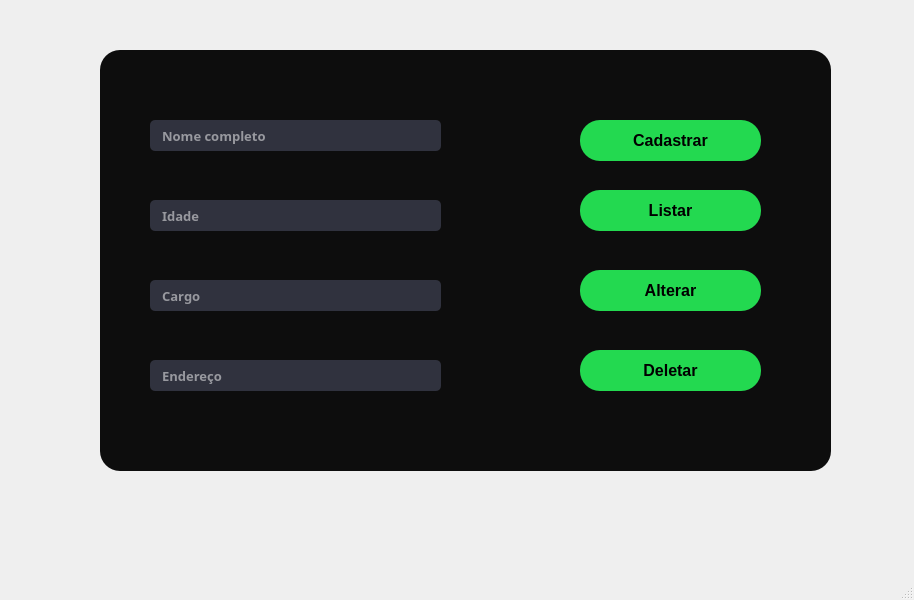
<?xml version="1.0" encoding="UTF-8"?>
<ui version="4.0">
 <class>MainWindow</class>
 <widget class="QMainWindow" name="MainWindow">
  <property name="geometry">
   <rect>
    <x>0</x>
    <y>0</y>
    <width>914</width>
    <height>600</height>
   </rect>
  </property>
  <property name="font">
   <font>
    <family>Arial Black</family>
    <pointsize>10</pointsize>
    <weight>50</weight>
    <bold>false</bold>
   </font>
  </property>
  <property name="windowTitle">
   <string>MainWindow</string>
  </property>
  <widget class="QWidget" name="centralwidget">
   <widget class="QWidget" name="widget" native="true">
    <property name="geometry">
     <rect>
      <x>100</x>
      <y>50</y>
      <width>731</width>
      <height>421</height>
     </rect>
    </property>
    <property name="styleSheet">
     <string notr="true">border-radius: 20px;
background-color: rgb(13, 13, 13);</string>
    </property>
    <widget class="QLineEdit" name="lineEdit">
     <property name="geometry">
      <rect>
       <x>50</x>
       <y>70</y>
       <width>291</width>
       <height>31</height>
      </rect>
     </property>
     <property name="font">
      <font>
       <family>Arial Black</family>
       <pointsize>10</pointsize>
       <weight>75</weight>
       <bold>true</bold>
      </font>
     </property>
     <property name="styleSheet">
      <string notr="true">background-color: rgb(48, 50, 62);
border-radius: 5px;
color: rgb(255, 255, 255);</string>
     </property>
     <property name="placeholderText">
      <string>   Nome completo</string>
     </property>
    </widget>
    <widget class="QLineEdit" name="lineEdit_2">
     <property name="geometry">
      <rect>
       <x>50</x>
       <y>150</y>
       <width>291</width>
       <height>31</height>
      </rect>
     </property>
     <property name="font">
      <font>
       <family>Arial Black</family>
       <pointsize>10</pointsize>
       <weight>75</weight>
       <bold>true</bold>
      </font>
     </property>
     <property name="styleSheet">
      <string notr="true">background-color: rgb(48, 50, 62);
border-radius: 5px;
color: rgb(255, 255, 255);</string>
     </property>
     <property name="placeholderText">
      <string>   Idade</string>
     </property>
    </widget>
    <widget class="QLineEdit" name="lineEdit_3">
     <property name="geometry">
      <rect>
       <x>50</x>
       <y>230</y>
       <width>291</width>
       <height>31</height>
      </rect>
     </property>
     <property name="font">
      <font>
       <family>Arial Black</family>
       <pointsize>10</pointsize>
       <weight>75</weight>
       <bold>true</bold>
      </font>
     </property>
     <property name="styleSheet">
      <string notr="true">background-color: rgb(48, 50, 62);
border-radius: 5px;
color: rgb(255, 255, 255);</string>
     </property>
     <property name="placeholderText">
      <string>   Cargo</string>
     </property>
    </widget>
    <widget class="QLineEdit" name="lineEdit_4">
     <property name="geometry">
      <rect>
       <x>50</x>
       <y>310</y>
       <width>291</width>
       <height>31</height>
      </rect>
     </property>
     <property name="font">
      <font>
       <family>Arial Black</family>
       <pointsize>10</pointsize>
       <weight>75</weight>
       <bold>true</bold>
      </font>
     </property>
     <property name="styleSheet">
      <string notr="true">background-color: rgb(48, 50, 62);
border-radius: 5px;
color: rgb(255, 255, 255);</string>
     </property>
     <property name="placeholderText">
      <string>   Endereço</string>
     </property>
    </widget>
    <widget class="QLabel" name="label">
     <property name="geometry">
      <rect>
       <x>290</x>
       <y>370</y>
       <width>191</width>
       <height>21</height>
      </rect>
     </property>
     <property name="styleSheet">
      <string notr="true">color: rgb(35, 217, 80);</string>
     </property>
     <property name="text">
      <string/>
     </property>
    </widget>
    <widget class="QPushButton" name="pushButton_2">
     <property name="geometry">
      <rect>
       <x>480</x>
       <y>140</y>
       <width>181</width>
       <height>41</height>
      </rect>
     </property>
     <property name="font">
      <font>
       <family>Arial</family>
       <pointsize>12</pointsize>
       <weight>75</weight>
       <bold>true</bold>
      </font>
     </property>
     <property name="styleSheet">
      <string notr="true">background-color: rgb(35, 217, 80);
border-radius: 20px;</string>
     </property>
     <property name="text">
      <string>Listar</string>
     </property>
    </widget>
    <widget class="QPushButton" name="pushButton_3">
     <property name="geometry">
      <rect>
       <x>480</x>
       <y>220</y>
       <width>181</width>
       <height>41</height>
      </rect>
     </property>
     <property name="font">
      <font>
       <family>Arial</family>
       <pointsize>12</pointsize>
       <weight>75</weight>
       <bold>true</bold>
      </font>
     </property>
     <property name="styleSheet">
      <string notr="true">background-color: rgb(35, 217, 80);
border-radius: 20px;</string>
     </property>
     <property name="text">
      <string>Alterar</string>
     </property>
    </widget>
    <widget class="QPushButton" name="pushButton_4">
     <property name="geometry">
      <rect>
       <x>480</x>
       <y>300</y>
       <width>181</width>
       <height>41</height>
      </rect>
     </property>
     <property name="font">
      <font>
       <family>Arial</family>
       <pointsize>12</pointsize>
       <weight>75</weight>
       <bold>true</bold>
      </font>
     </property>
     <property name="styleSheet">
      <string notr="true">background-color: rgb(35, 217, 80);
border-radius: 20px;</string>
     </property>
     <property name="text">
      <string>Deletar</string>
     </property>
    </widget>
    <widget class="QPushButton" name="pushButton_5">
     <property name="geometry">
      <rect>
       <x>480</x>
       <y>70</y>
       <width>181</width>
       <height>41</height>
      </rect>
     </property>
     <property name="font">
      <font>
       <family>Arial</family>
       <pointsize>12</pointsize>
       <weight>75</weight>
       <bold>true</bold>
      </font>
     </property>
     <property name="styleSheet">
      <string notr="true">background-color: rgb(35, 217, 80);
border-radius: 20px;</string>
     </property>
     <property name="text">
      <string>Cadastrar</string>
     </property>
    </widget>
   </widget>
  </widget>
  <widget class="QMenuBar" name="menubar">
   <property name="geometry">
    <rect>
     <x>0</x>
     <y>0</y>
     <width>914</width>
     <height>22</height>
    </rect>
   </property>
  </widget>
  <widget class="QStatusBar" name="statusbar"/>
 </widget>
 <resources/>
 <connections/>
</ui>
